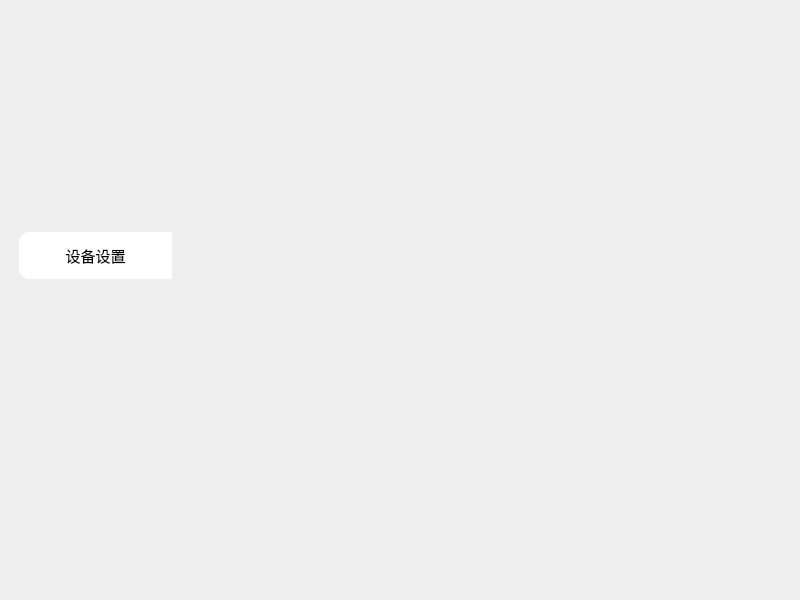
<?xml version="1.0" encoding="UTF-8"?>
<ui version="4.0">
 <class>SetDeviceGuideWidget</class>
 <widget class="QWidget" name="SetDeviceGuideWidget">
  <property name="geometry">
   <rect>
    <x>0</x>
    <y>0</y>
    <width>800</width>
    <height>600</height>
   </rect>
  </property>
  <property name="windowTitle">
   <string>Form</string>
  </property>
  <layout class="QVBoxLayout" name="verticalLayout">
   <property name="spacing">
    <number>0</number>
   </property>
   <property name="leftMargin">
    <number>0</number>
   </property>
   <property name="topMargin">
    <number>0</number>
   </property>
   <property name="rightMargin">
    <number>0</number>
   </property>
   <property name="bottomMargin">
    <number>0</number>
   </property>
   <item>
    <widget class="QWidget" name="widget" native="true">
     <widget class="QPushButton" name="pushButton">
      <property name="geometry">
       <rect>
        <x>210</x>
        <y>318</y>
        <width>300</width>
        <height>150</height>
       </rect>
      </property>
      <property name="text">
       <string/>
      </property>
      <property name="flat">
       <bool>true</bool>
      </property>
     </widget>
     <widget class="QLabel" name="label">
      <property name="geometry">
       <rect>
        <x>19</x>
        <y>232</y>
        <width>153</width>
        <height>47</height>
       </rect>
      </property>
      <property name="styleSheet">
       <string notr="true">background-color: rgb(255, 255, 255);
font-size:15px;
border-top-left-radius:10px;
border-bottom-left-radius:10px;

</string>
      </property>
      <property name="text">
       <string>设备设置</string>
      </property>
      <property name="alignment">
       <set>Qt::AlignCenter</set>
      </property>
     </widget>
    </widget>
   </item>
  </layout>
 </widget>
 <resources/>
 <connections/>
</ui>
